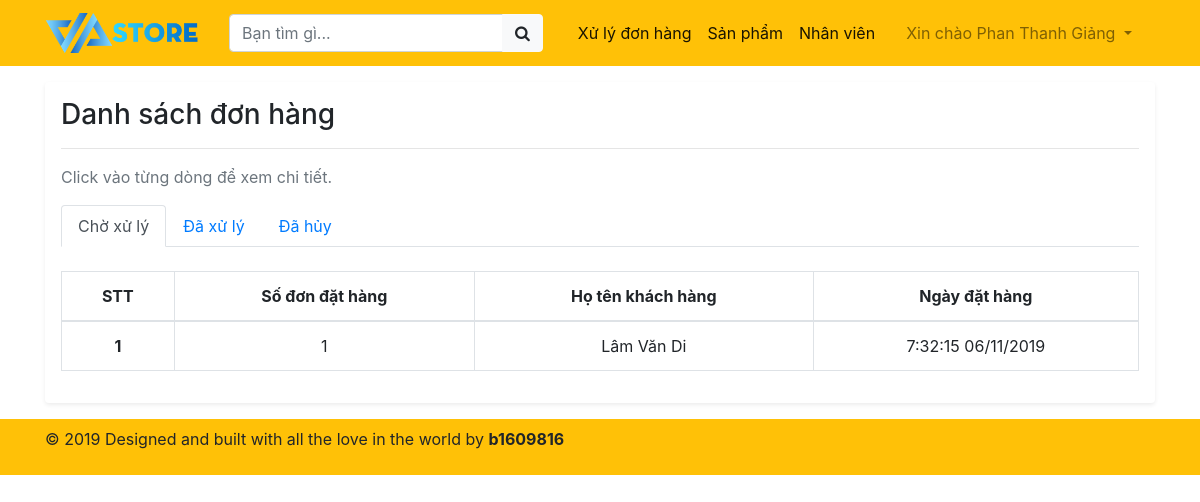
The app's page /admin/dashboard.php (signed in) with its own data.
### tables this page shows
CREATE TABLE `nhanvien` (
  `MSNV` varchar(5) NOT NULL,
  `HoTenNV` varchar(50) NOT NULL,
  `ChucVu` varchar(50) NOT NULL,
  `DiaChi` varchar(50) DEFAULT NULL,
  `SoDienThoai` varchar(10) NOT NULL
);

CREATE TABLE `dathang` (
  `SoDonDH` varchar(5) NOT NULL,
  `MSKH` varchar(5) NOT NULL,
  `MSNV` varchar(5) DEFAULT NULL,
  `NgayDH` datetime NOT NULL,
  `TrangThai` varchar(10) NOT NULL
);

CREATE TABLE `khachhang` (
  `MSKH` varchar(5) NOT NULL,
  `HoTenKH` varchar(50) NOT NULL,
  `DiaChi` varchar(50) NOT NULL,
  `SoDienThoai` varchar(10) NOT NULL
);

### admin/dashboard.php (the view, shortened to what this page needs)
<!doctype html>
<html lang="en">
  <head>
    <link rel="stylesheet" href="../css/bootstrap.min.css">
    <link rel="stylesheet" href="https://maxcdn.bootstrapcdn.com/font-awesome/latest/css/font-awesome.min.css">
    <link rel="stylesheet" href="https://cdnjs.cloudflare.com/ajax/libs/font-awesome/4.7.0/css/font-awesome.min.css">
  </head>
  <body>
    <nav class="navbar navbar-expand-lg navbar-light bg-warning sticky-top">
      <div class="container">
      <a class="navbar-brand" href="index.php">
        <img src="../img/logo.png"  height="40" alt="V.A Store">
      </a>
      <div class="collapse navbar-collapse" id="navbarSupportedContent">
        <form class="form-inline col-auto mr-auto" method="get">
          <div class="input-group">
            <input type="text" class="form-control " placeholder="Bạn tìm gì..." aria-label="Bạn tìm gì" aria-describedby="button-addon2" name="searchInput">
            <div class="input-group-append">
              <button class="btn btn-light bg-light" type="submit" id="searchBtn" name="searchBtn"><i class="fa fa-search"></i></button>
            </div>
          </div>
        </form>
        <ul class="navbar-nav col-auto">
          <li class="nav-item active">
            <a class="nav-link" href="dashboard.php">Xử lý đơn hàng</a>
          </li>
          <li class="nav-item active">
            <a class="nav-link" href="product.php">Sản phẩm</a>
          </li>
          <li class="nav-item active">
            <a class="nav-link" href="employee.php">Nhân viên</a>
          </li>
        </ul>
        <ul class="navbar-nav col-auto">
          <li class="nav-item dropdown">
            <a class="nav-link dropdown-toggle" data-toggle="dropdown" href="#" role="button" aria-haspopup="true" aria-expanded="false">
            <?php
                include 'connect.php';
                $select_username = "SELECT HoTenNV FROM nhanvien WHERE MSNV = '".$_SESSION['MSNV']."'";
                $username_query = mysqli_query($conn, $select_username);
                if ($username_query->num_rows > 0) {
                    while($row = mysqli_fetch_assoc($username_query))
                        echo 'Xin chào '.$row['HoTenNV'];
                }
            ?>
            </a>
          </li>
        </ul>
      </div>
    </div>
    </nav>
    <main role="main" class="container md">
    <div class="my-3 p-3 bg-white rounded shadow-sm">
    <h3>Danh sách đơn hàng</h3>
    <hr>
    <p class="text-muted">Click vào từng dòng để xem chi tiết.</p>
    <nav>
      <div class="nav nav-tabs" id="nav-tab" role="tablist">
        <a class="nav-item nav-link active" id="nav-pending-tab" data-toggle="tab" href="#nav-pending" role="tab" aria-controls="nav-pending" aria-selected="true">Chờ xử lý</a>
        <a class="nav-item nav-link" id="nav-processed-tab" data-toggle="tab" href="#nav-processed" role="tab" aria-controls="nav-processed" aria-selected="false">Đã xử lý</a>
        <a class="nav-item nav-link" id="nav-cancelled-tab" data-toggle="tab" href="#nav-cancelled" role="tab" aria-controls="nav-cancelled" aria-selected="false">Đã hủy</a>
      </div>
    </nav>
    <div class="tab-content" id="nav-tabContent">
      <div class="tab-pane fade show active" id="nav-pending" role="tabpanel" aria-labelledby="nav-pending-tab">
      <br>
        <table class="table table-hover table-bordered text-center">
          <thead>
            <tr>
              <th scope="col">STT</th>
              <th scope="col">Số đơn đặt hàng</th>
              <th scope="col">Họ tên khách hàng</th>
              <th scope="col">Ngày đặt hàng</th>
            </tr>
          </thead>
          <tbody>
            <?php
              include 'connect.php';
              $pending = "SELECT * FROM dathang
                            INNER JOIN khachhang
                            ON dathang.MSKH=khachhang.MSKH
                            WHERE TrangThai='pending'
                            ORDER BY dathang.NgayDH ASC";
              $pending_result = mysqli_query($conn, $pending);
              $i=0;
              if ($pending_result->num_rows > 0) {
                  while ($row = mysqli_fetch_assoc($pending_result)) {
                    $i+=1;
            ?>
            <tr data-toggle="modal" data-target="#pending<?php echo $i; ?>">
              <th><?php echo $i; ?></th>
              <td><?php echo $row['SoDonDH']; ?></td>
              <td><?php echo $row['HoTenKH']; ?></td>
              <td><?php echo date('G:i:s d/m/Y', strtotime($row['NgayDH'])); ?></td>
            </tr>
            <?php
                  }
              }
            ?>
          </tbody>
        </table>
      </div>
    </div>
    </div>
    </main>
  </body>
  <nav class="navbar navbar-warning bg-warning">
  <div class="container">
    <p>&copy; 2019       Designed and built with all the love in the world by <strong>b1609816</strong>
    </p>
  </div>
  </nav>
  </body>
</html>

### records on screen
nhanvien: HoTenNV "Phan Thanh Giảng"
dathang: SoDonDH "1", MSKH.HoTenKH "Lâm Văn Di", NgayDH "7:32:15 06/11/2019"
